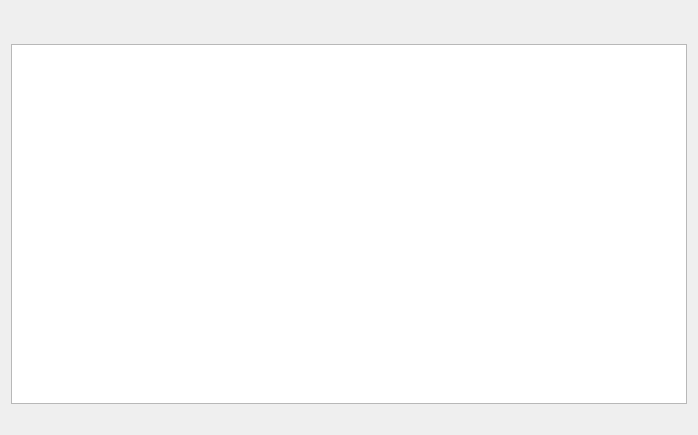
<?xml version="1.0" encoding="UTF-8"?>
<ui version="4.0">
 <class>OperationLog</class>
 <widget class="QWidget" name="OperationLog">
  <property name="geometry">
   <rect>
    <x>0</x>
    <y>0</y>
    <width>698</width>
    <height>435</height>
   </rect>
  </property>
  <property name="windowTitle">
   <string>OperationLog</string>
  </property>
  <layout class="QGridLayout" name="gridLayout">
   <property name="topMargin">
    <number>44</number>
   </property>
   <item row="0" column="0">
    <widget class="QTableView" name="tableView"/>
   </item>
   <item row="1" column="0">
    <widget class="QLabel" name="label_count">
     <property name="text">
      <string/>
     </property>
    </widget>
   </item>
  </layout>
 </widget>
 <layoutdefault spacing="6" margin="11"/>
 <resources/>
 <connections/>
</ui>
